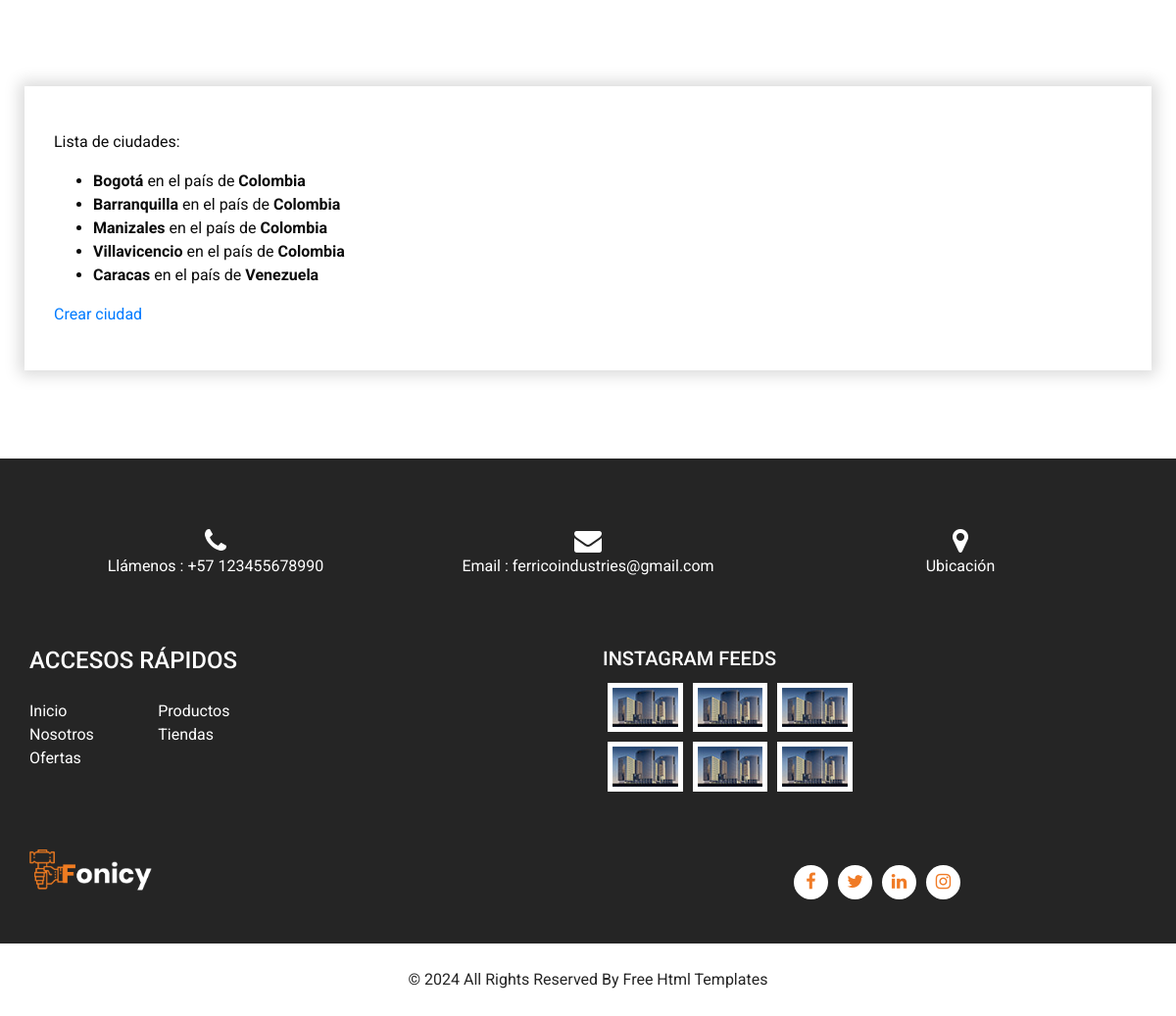
/ferrico/lista-ciudades/ (lower part), run on an earlier commit of the app's database.
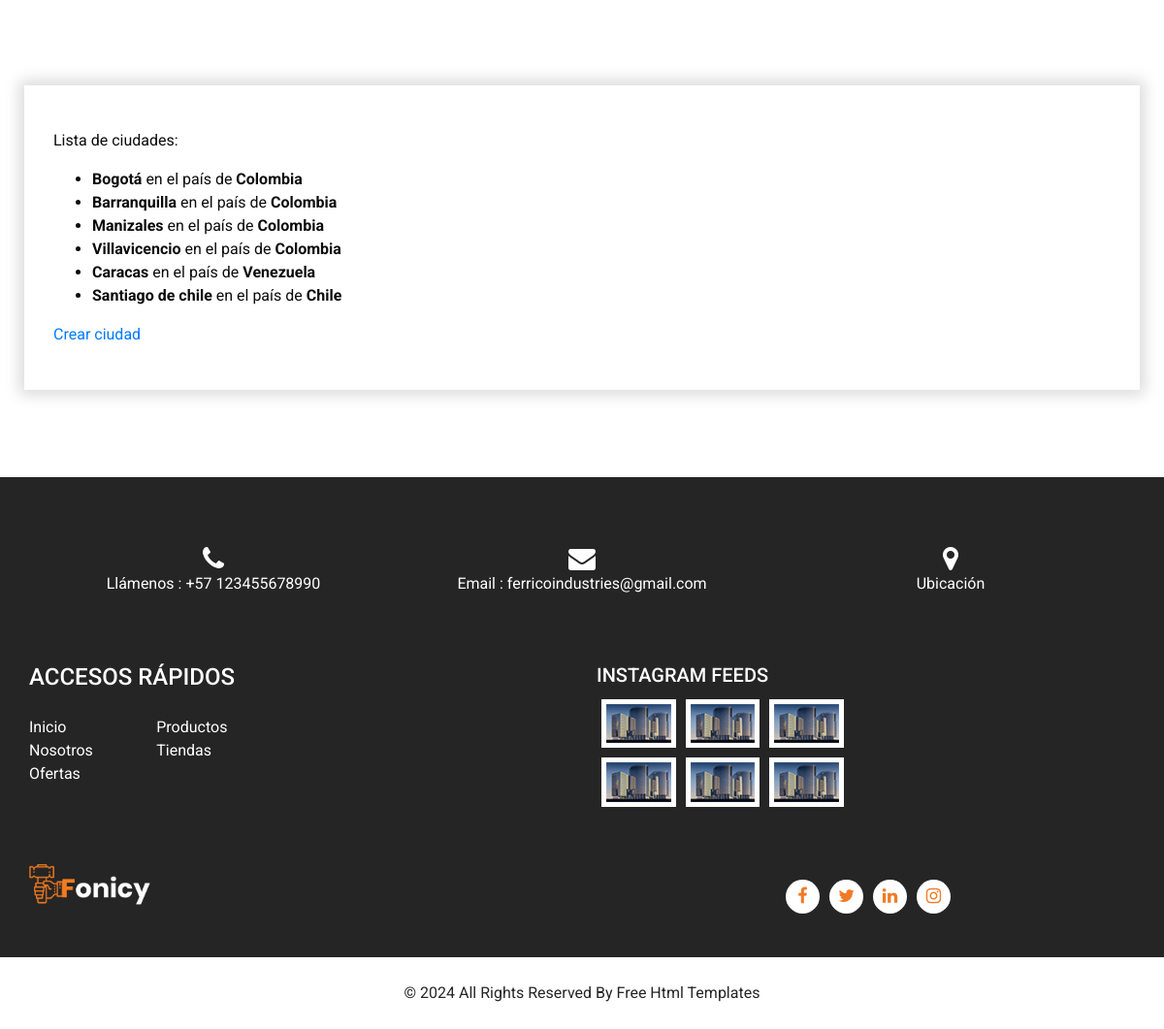
And on a later commit of the database.
### AppPreEntrega3/models.py (models this page shows, shortened)
class Ciudad(models.Model):
    nombre= models.CharField(max_length=40)
    pais = models.CharField(max_length=30)
    class Meta():
        verbose_name_plural='Ciudades'
        unique_together = ('nombre', 'pais')

### AppPreEntrega3/views.py (the view)
# urls.py: path('lista-ciudades/', lista_ciudades, name='ListaCiudades'),
def lista_ciudades(req):
    lista = Ciudad.objects.all()
    return render(req, "lista_ciudades.html", {"lista_ciudades": lista})

### AppPreEntrega3/templates/lista_ciudades.html
{% extends 'padre.html' %}
{% block contenidoQueCambia %}
<p>Lista de ciudades: </p>
    <ul>
        {% for ciudad in lista_ciudades  %}
            <li>
                <a style="font-weight: bold;">{{ciudad.nombre}} </a> en el país de  <a style="font-weight: bold;">{{ciudad.pais}}</a>
            </li>
        {% endfor %}
    </ul>
    <a href="{% url 'CiudadFormulario' %}">Crear ciudad</a>
{% endblock contenidoQueCambia %}

What changed in the data, as far as the page shows it:
added Ciudad: nombre "Santiago de chile", pais "Chile"
